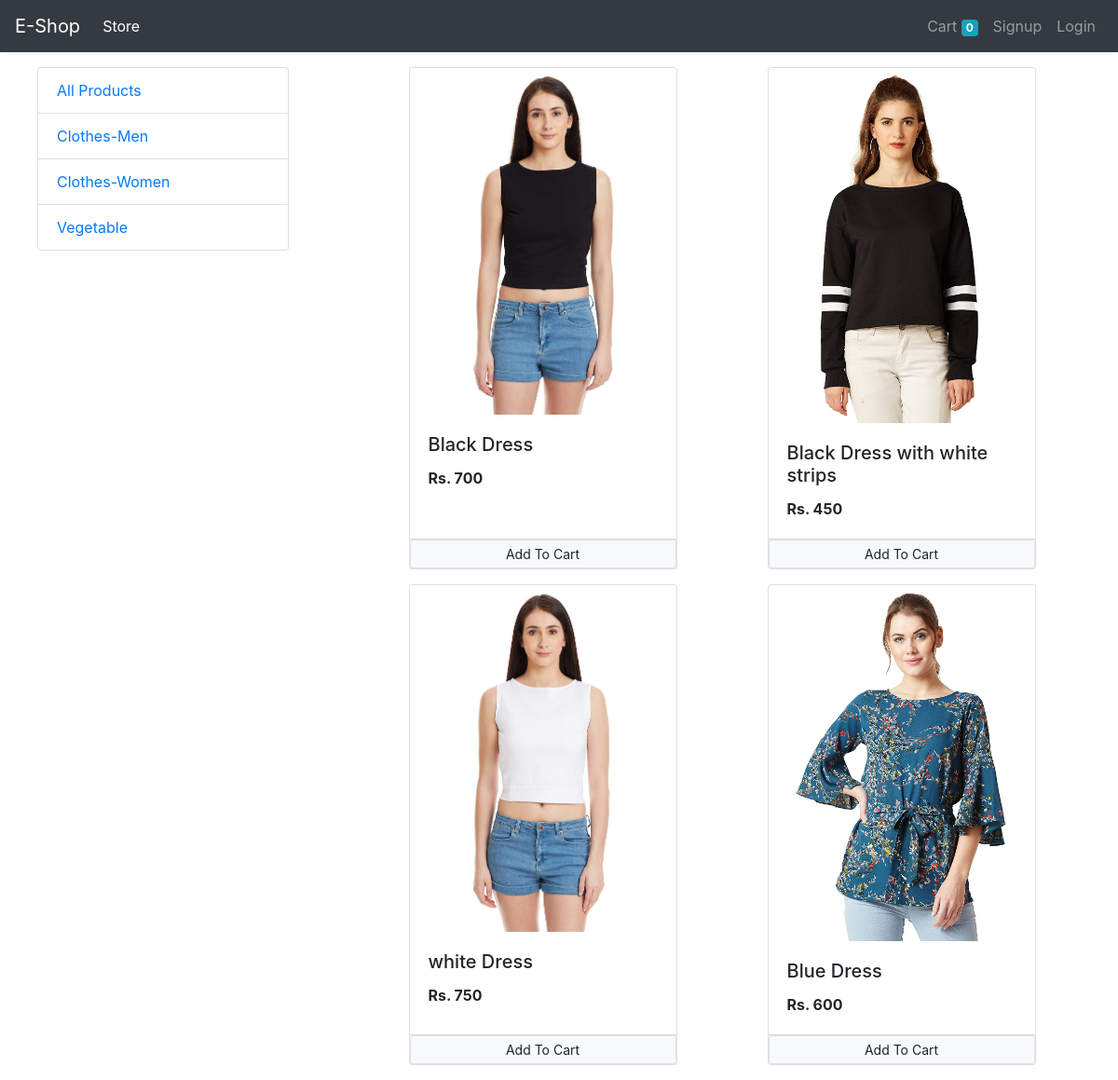
The app's page /?category=2 with its own data.
### store/models/category.py (models this page shows, shortened)
class Category(models.Model):
    name = models.CharField(max_length=20)
    @staticmethod
    def get_all_categories():
        return Category.objects.all()

### store/models/product.py (models this page shows, shortened)
class Product(models.Model):
    name = models.CharField(max_length=50)
    price = models.IntegerField(default=0)
    category = models.ForeignKey(Category , on_delete=models.CASCADE, default=1)
    description = models.CharField(max_length=200, default='', null=True , blank=True)
    image= models.ImageField(upload_to='uploads/products/')
    @staticmethod
    def get_all_products_by_categoryid(category_id):
        if category_id:
            return Product.objects.filter(category = category_id)
        else:
            return Product.objects.all()

### store/views/home.py (the view, shortened to what this page needs)
# urls.py: path('', Index.as_view(), name='homepage'),
class Index(View):
    def get(self,request):
        cart = request.session.get('cart')
        if not cart:
            request.session['cart'] = {}
        products = None
        categories = Category.get_all_categories()
        categoryID = request.GET.get('category')
        if categoryID:
            products = Product.get_all_products_by_categoryid(categoryID)
        else:
            products = Product.get_all_products()
        data = {}
        data['products'] = products
        data['categories'] = categories
        print('you are', request.session.get('email'))
        return render(request, 'index.html', data)

### store/templatetags/cart.py (called while the page is built)
@register.filter(name='is_in_cart')
def is_in_cart(product, cart):
    keys = cart.keys()
    for id in keys:
        if int(id) == product.id:
            return True
    return False

### store/templatetags/custom_filter.py (called while the page is built)
@register.filter(name='currency')
def currency(number):
    return "Rs. "+str(number)

### store/templates/index.html (shortened to what this page needs)
{% extends 'base.html' %}
{% load cart %}
{% load custom_filter %}
{% block content %}
    <div class="container-fluid mt-3">
        <div class="row">
            <div class="col-lg-3 mx-auto">
                <div class="list-group">
                    <a href="/" class="list-group-item list-group-item-">All Products</a>
                    {% for category in categories %}
                    <a href="/?category={{category.id}}" class="list-group-item list-group-item-">{{category.name}}</a>
                    {% endfor %}
                </div>
            </div>
            <div id="products" class="col-lg-8 mx-auto">
            <div class="row mx-auto">
                {% for product in products %}
                <div class="card mx-auto mb-3" id="{{product.id}}" style="width: 18rem;">
                    <img class="card-img-top" src="{{product.image.url}}" alt="Card image cap">
                    <div class="card-body">
                        <h5 class="card-title">{{product.name}}</h5>
                        <p class="card-text"><b>{{product.price|currency}}</b></p>
                    </div>
                    <div class="card-footer p-0 no-gutters">
                        {% if product|is_in_cart:request.session.cart %}
                    <div class="row no-gutters " >
                        <div>
                            <form action="/#{{product.id}}" class="col-2" method="post">
                                {% csrf_token %}
                                <input hidden type="text" name="product" value="{{product.id}}">
                                <input hidden type="text" name="remove" value="True">
                                <input type="submit" value=" - " class="btn btn-block btn-secondary" >
                            </form>
                            <div class="text-center col"> {{product|cart_quantity:request.session.cart}} in cart </div>
                            <form action="/#{{product.id}}" class="col-2" method="post">
                                {% csrf_token %}
                                <input hidden type="text" name="product" value="{{product.id}}">
                                <input type="submit" value=" + " class="btn btn-block btn-secondary" >
                            </form>
                        </div>
                    </div>
                        {% else %}
                        <form  action="/#{{product.id}}" method="POST" class="btn-block">
                        <input type="submit" class="float-right btn btn-light border btn-sm form-control" value="Add To Cart" >
                        </form>
                        {% endif %}
                    </div>
                </div>
                {% endfor %}
            </div>
        </div>
        </div>
    </div>
{% endblock %}

### records on screen
Category: name "Clothes-Men"
Category: name "Clothes-Women"
Category: name "Vegetable"
Product: image (picture), name "Black Dress", price "Rs. 700"
Product: image (picture), name "Black Dress with white strips", price "Rs. 450"
Product: image (picture), name "white Dress", price "Rs. 750"
Product: image (picture), name "Blue Dress", price "Rs. 600"

### other values on screen
{{ request.session.cart.keys|length }} "0"
